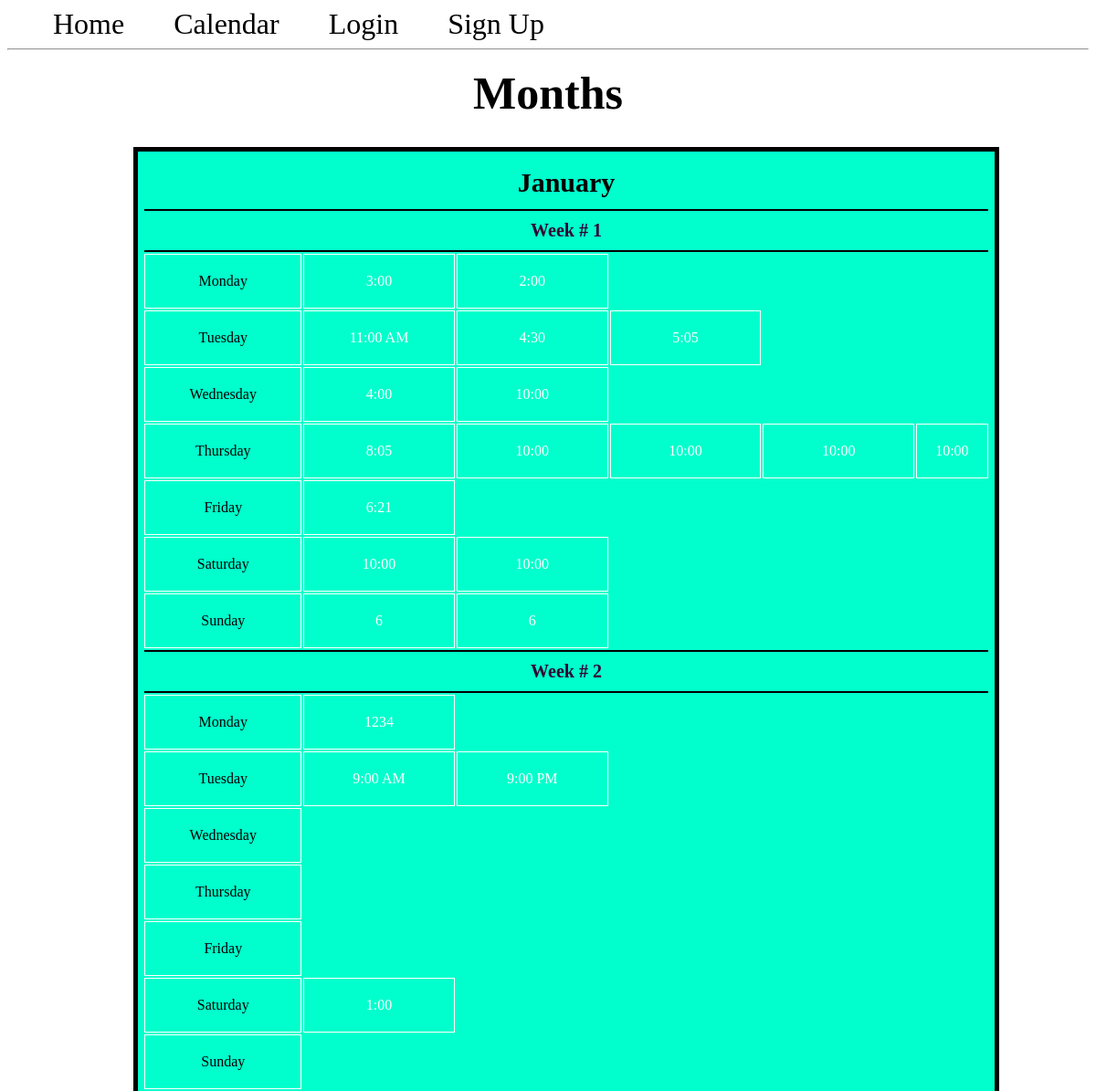
/months (upper part), run on an earlier commit of the app's database.
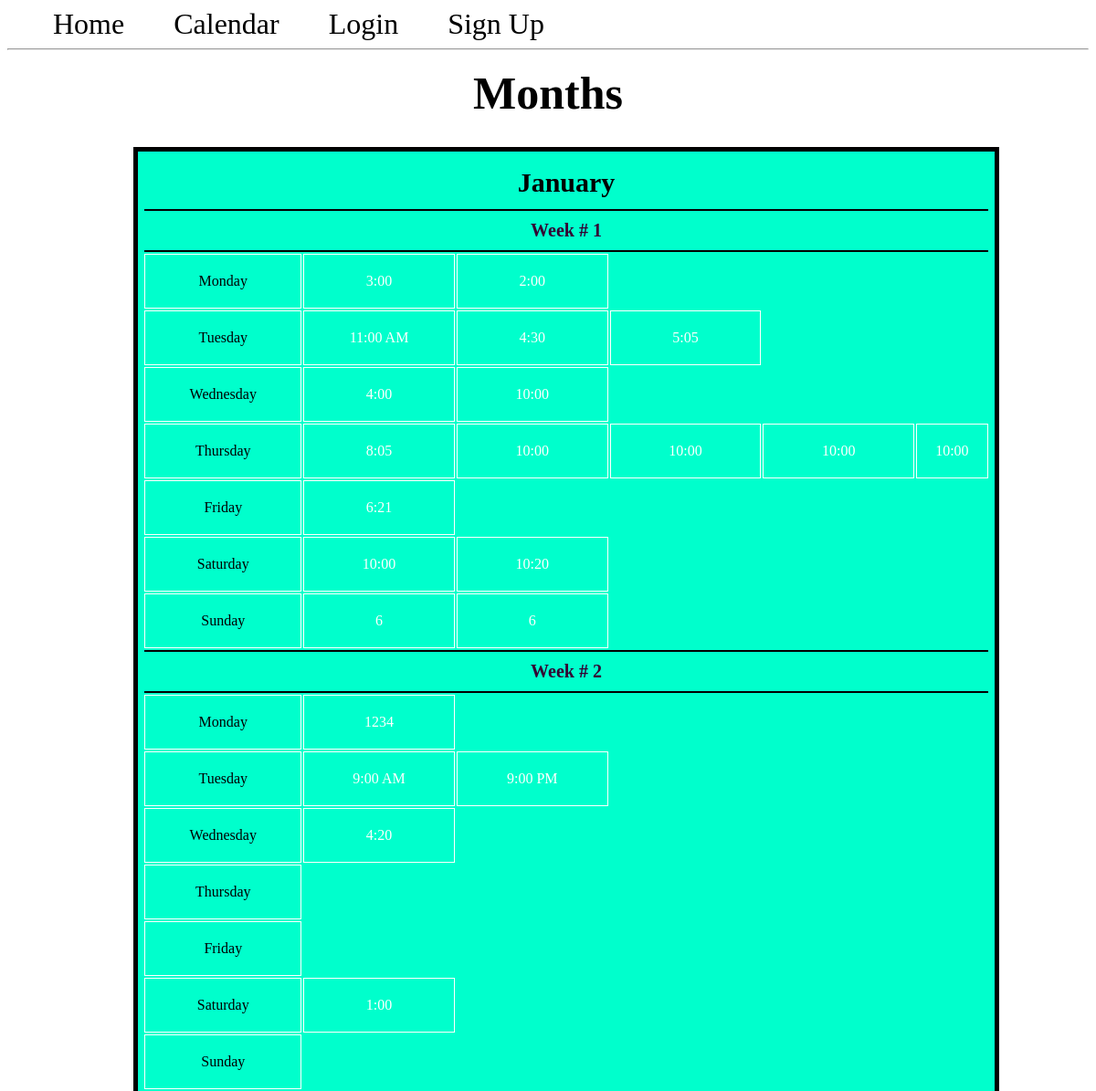
And on a later commit of the database.
### app.py (models this page shows, shortened)
class Month(db.Model):
  id = db.Column(db.Integer, primary_key=True)
  month = db.Column(db.String(100), nullable=False)
  weeks = db.relationship('Week', backref='month')

class Week(db.Model):
  id = db.Column(db.Integer, primary_key=True)
  month_id = db.Column(db.Integer, db.ForeignKey('month.id'))
  days = db.relationship('Day', backref='week')

class Day(db.Model):
  id = db.Column(db.Integer, primary_key=True)
  day = db.Column(db.String(100), nullable=False)
  week_id = db.Column(db.Integer, db.ForeignKey('week.id'))
  times = db.relationship('Time', backref='day')

class Time(db.Model):
  id = db.Column(db.Integer, primary_key=True)
  time = db.Column(db.String(100))
  day_id = db.Column(db.Integer, db.ForeignKey('day.id'))

### app.py (the view)
@app.route('/months')
def index():
  months = Month.query.all()
  return render_template('index.html', months=months)

### templates/index.html
{% extends 'base.html' %}
{% block content %}
  <h1 class ="title">{% block title %} Months {% endblock %}</h1>
  <div class="monthContainer">
    {% for month in months %}
      <table class ="month">
          <tr>
            <th class="monthTitle", colspan = "10">{{month.month}}</th>
          </tr>
          {% for week in month.weeks %}
            <tr>
              <th class ="week", colspan = "10">Week # {{week.id}}</th>
            </tr>
            {% for day in week.days %}
              <tr>
                  <td class="cells"> <a href="{{ url_for('display_day', day_id=day.id)}}">{{day.day}}</a></td>
                  {% for time in day.times %}
                    <td class="cells">{{time.time}}</td>
                  {% endfor %}
              </tr>
            {% endfor %}
          {% endfor %}
      </table>
    {% endfor %}
  </div>
{% endblock %}

What changed in the data, as far as the page shows it:
changed Time (number 15 of 22 on the later page): time "10:00" → "10:20"
added Time: time "4:20", shown under Day (number 10 of 14 on the later page)
